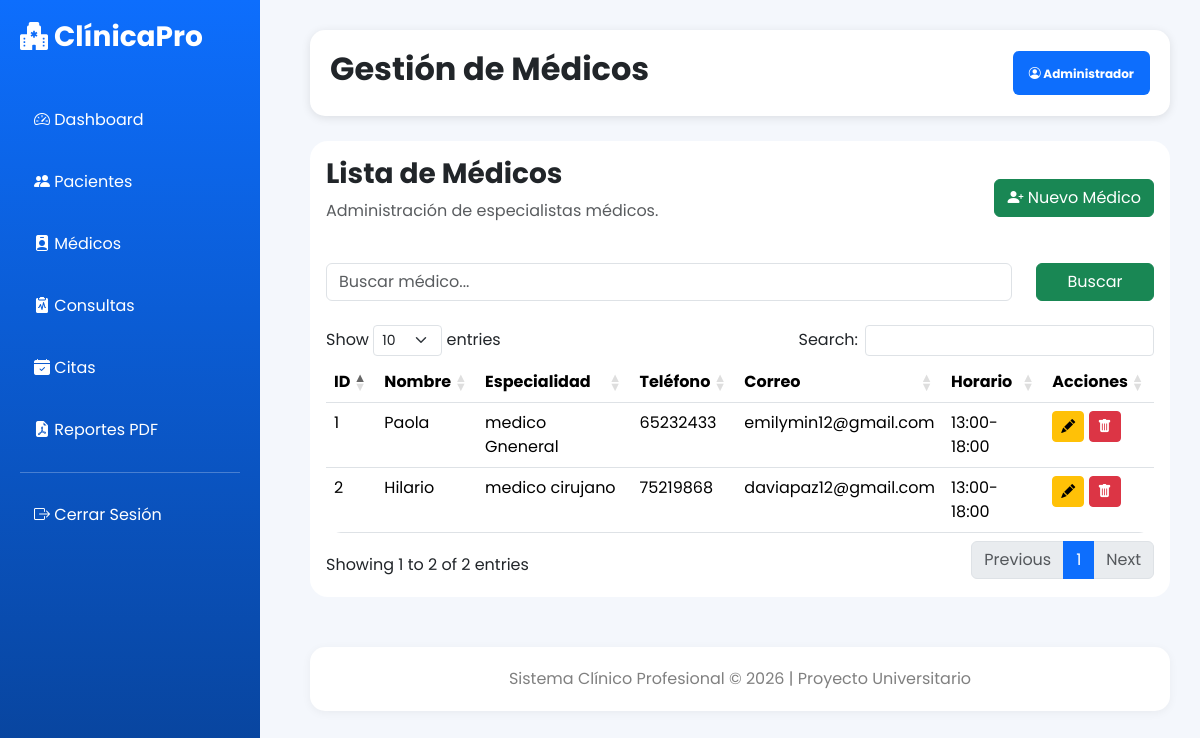
Screenshot of /medicos (signed in) with the database file from the repository.
### models/medico.py (models this page shows)
class Medico(db.Model):
    __tablename__ = 'medicos'
    id_medico = db.Column(
        db.Integer,
        primary_key=True
    )
    nombre = db.Column(
        db.String(100),
        nullable=False
    )
    especialidad = db.Column(
        db.String(100),
        nullable=False
    )
    telefono = db.Column(
        db.String(20)
    )
    correo = db.Column(
        db.String(100)
    )
    horario = db.Column(
        db.String(100)
    )
    consultas = db.relationship(
        'Consulta',
        backref='medico',
        lazy=True,
        cascade='all, delete'
    )
    citas = db.relationship(
        'Cita',
        backref='medico',
        lazy=True,
        cascade='all, delete'
    )

### controllers/medico_controller.py (the view)
@medico_bp.route('/medicos')
@login_required
def listar_medicos():
    buscar = request.args.get('buscar')
    if buscar:
        medicos = Medico.query.filter(
            Medico.nombre.like(f'%{buscar}%')
        ).all()
    else:
        medicos = Medico.query.all()
    return render_template(
        'medicos/listar.html',
        medicos=medicos
    )

### app.py (called while the page is built)
@login_manager.user_loader
def load_user(user_id):
    return Usuario.query.get(int(user_id))

### templates/medicos/listar.html (shortened to what this page needs)
{% extends 'base.html' %}
{% block page_title %}
Gestión de Médicos
{% endblock %}
{% block content %}
<div class="card">
    <div class="card-body">
        <div class="d-flex justify-content-between align-items-center mb-4">
            <div>
                <h3 class="fw-bold">
                    Lista de Médicos
                </h3>
                <p class="text-muted">
                    Administración de especialistas médicos.
                </p>
            </div>
            <a
                href="/medicos/crear"
                class="btn btn-success"
            >
                <i class="bi bi-person-plus-fill"></i>
                Nuevo Médico
            </a>
        </div>
        <form
            method="GET"
            action="/medicos"
            class="mb-4"
        >
            <div class="row">
                <div class="col-md-10">
                    <input
                        type="text"
                        name="buscar"
                        class="form-control"
                        placeholder="Buscar médico..."
                    >
                </div>
                <div class="col-md-2">
                    <button
                        class="btn btn-success w-100"
                    >
                        Buscar
                    </button>
                </div>
            </div>
        </form>
        <div class="table-responsive">
            <table
                class="table table-hover datatable"
            >
                <thead>
                    <tr>
                        <th>ID</th>
                        <th>Nombre</th>
                        <th>Especialidad</th>
                        <th>Teléfono</th>
                        <th>Correo</th>
                        <th>Horario</th>
                        <th>Acciones</th>
                    </tr>
                </thead>
                <tbody>
                    {% for medico in medicos %}
                    <tr>
                        <td>
                            {{ medico.id_medico }}
                        </td>
                        <td>
                            {{ medico.nombre }}
                        </td>
                        <td>
                            {{ medico.especialidad }}
                        </td>
                        <td>
                            {{ medico.telefono }}
                        </td>
                        <td>
                            {{ medico.correo }}
                        </td>
                        <td>
                            {{ medico.horario }}
                        </td>
                        <td>
                            <a
                                href="/medicos/editar/{{ medico.id_medico }}"
                                class="btn btn-warning btn-sm"
                            >
                                <i class="bi bi-pencil-fill"></i>
                            </a>
                            <a
                                href="/medicos/delete/{{ medico.id_medico }}"
                                class="btn btn-danger btn-sm"
                                onclick="return confirm('¿Eliminar médico?')"
                            >
                                <i class="bi bi-trash-fill"></i>
                            </a>
                        </td>
                    </tr>
                    {% endfor %}
                </tbody>
            </table>
        </div>
    </div>
</div>
{% endblock %}

### templates/base.html (shortened to what this page needs)
<!DOCTYPE html>
<html lang="es">
<head>
    <link
        href="https://cdn.jsdelivr.net/npm/bootstrap@5.3.3/dist/css/bootstrap.min.css"
        rel="stylesheet"
    >
    <link
        rel="stylesheet"
        href="https://cdn.jsdelivr.net/npm/bootstrap-icons@1.11.3/font/bootstrap-icons.min.css"
    >
    <link
        rel="stylesheet"
        href="https://cdn.datatables.net/1.13.6/css/dataTables.bootstrap5.min.css"
    >
</head>
<body>
    <div class="sidebar">
        <h3>
            <i class="bi bi-hospital-fill"></i>
            ClínicaPro
        </h3>
        <a href="/">
            <i class="bi bi-speedometer2"></i>
            Dashboard
        </a>
        <a href="/pacientes">
            <i class="bi bi-people-fill"></i>
            Pacientes
        </a>
        <a href="/medicos">
            <i class="bi bi-person-badge-fill"></i>
            Médicos
        </a>
        <a href="/consultas">
            <i class="bi bi-clipboard2-pulse-fill"></i>
            Consultas
        </a>
        <a href="/citas">
            <i class="bi bi-calendar-check-fill"></i>
            Citas
        </a>
        <a
            href="/consultas/reporte/pdf"
            target="_blank"
        >
            <i class="bi bi-file-earmark-pdf-fill"></i>
            Reportes PDF
        </a>
        <hr>
        <a href="/logout">
            <i class="bi bi-box-arrow-right"></i>
            Cerrar Sesión
        </a>
    </div>
    <div class="content">
        <div class="topbar d-flex justify-content-between align-items-center">
            <div>
                <h2 class="fw-bold">
                    {% block page_title %}{% endblock %}
                </h2>
            </div>
            <div>
                <span class="badge bg-primary p-3">
                    <i class="bi bi-person-circle"></i>
                    Administrador
                </span>
            </div>
        </div>
        {% block content %}
        {% endblock %}
        <footer>
            Sistema Clínico Profesional © 2026
            | Proyecto Universitario
        </footer>
    </div>
</body>
</html>

### templates/base.html (style rules this page uses)
* { font-family: 'Poppins', sans-serif; }
body { background: #f4f7fc; }
.sidebar { width: 260px; min-height: 100vh; background: linear-gradient( 180deg, #0d6efd, #084298 ); position: fixed; color: white; padding: 20px; }
.sidebar h3 { font-weight: bold; margin-bottom: 40px; }
.sidebar a { color: white; text-decoration: none; display: block; padding: 14px; border-radius: 10px; margin-bottom: 10px; transition: 0.3s; }
.content { margin-left: 280px; padding: 30px; }
.topbar { background: white; padding: 20px; border-radius: 15px; margin-bottom: 25px; box-shadow: 0 2px 10px rgba(0,0,0,0.1); }
.card { border: none; border-radius: 18px; }
.table { border-radius: 15px; overflow: hidden; }
footer { margin-top: 50px; background: white; padding: 20px; border-radius: 15px; text-align: center; color: gray; box-shadow: 0 2px 10px rgba(0,0,0,0.05); }

### rows the page displays
Medico: id_medico "1", nombre "Paola", especialidad "medico Gneneral", telefono "65232433", correo "emilymin12@gmail.com", horario "13:00-18:00"
Medico: id_medico "2", nombre "Hilario", especialidad "medico cirujano", telefono "75219868", correo "daviapaz12@gmail.com", horario "13:00-18:00"
